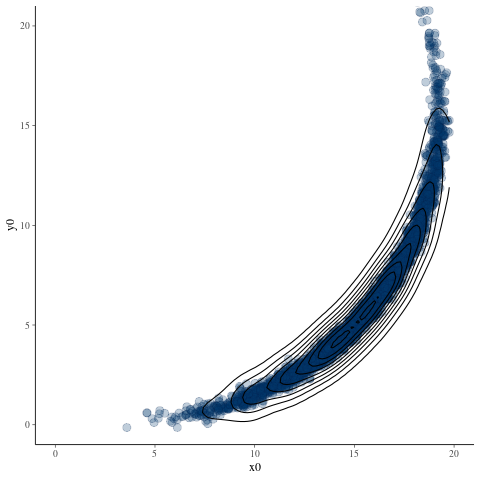

Write R code to recreate this figure.
# Estimation of the Epicentral Coordinates of a Seismic Event
# TARANTOLA, Albert. Inverse problem theory and methods for model parameter estimation. Society for Industrial and Applied Mathematics, 2005.
png()
library(rstan)

data <- data.frame(x=c(3,3,4,4,5,5),
y=c(15,16,15,16,15,16),
t=c(3.12,3.26,2.98,3.12,2.84,2.98),
t0=c(0,0,0,0,0,0),
v=c(5,5,5,5,5,5)
)
str(data)


model1 <- '
data{
    vector[6] t;
    real v[6];
    real y[6];
    real x[6];
    real t0[6];
}
parameters{
    real<lower=-100,upper=100> x0;
    real<lower=-100,upper=100> y0;
}
model{
    vector[6] mu;
    y0 ~ uniform( -100 , 100 );
    x0 ~ uniform( -100 , 100 );
    for ( i in 1:6 ) {
        mu[i] = t0[i] + sqrt((x[i] - x0)^2 + (y[i] - y0)^2)/v[i];
    }
    t ~ normal( mu , 1 );
}'

sm <- stan_model(model_code = model1)

fit1 <- sampling(sm, data = data, iter = 4000, chains=2, refresh = 0)
print(fit1)
pairs(fit1)
plot(fit1)
plot(fit1, show_density = TRUE, ci_level = 0.5, fill_color = "purple")

library(ggplot2)
library(bayesplot)

p2 <- mcmc_scatter(fit1, pars = c("x0", "y0"), size = 3.5, alpha = 0.25)
p2 + stat_density_2d(color = "black", size = .5) + coord_equal(xlim=c(0,20),ylim=c(0,20))
